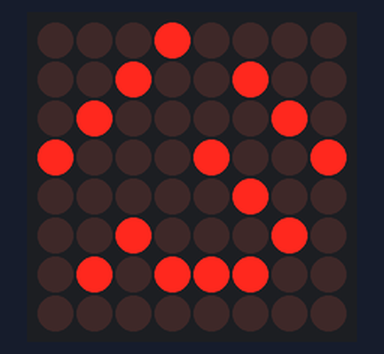
Simulated run of this sketch. Board: Arduino Mega 2560, built with avr-gcc and run on an emulated ATmega2560. Shown: 8×8 LED matrix. Wiring (inferred from the names in the program): LED matrix (orientation assumed): rows pin 29, pin 26, pin 28, pin 35, pin 32, pin 33, pin 25, pin 23; columns pin 37, pin 27, pin 36, pin 31, pin 22, pin 34, pin 24, pin 30.

Above: at 0.1 s.
At 1.2 s:
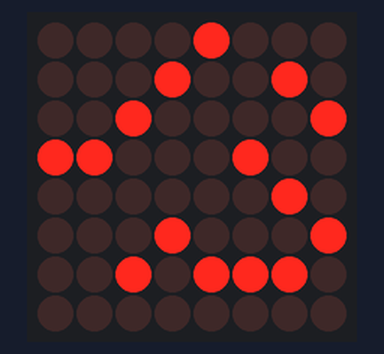
At 2.3 s:
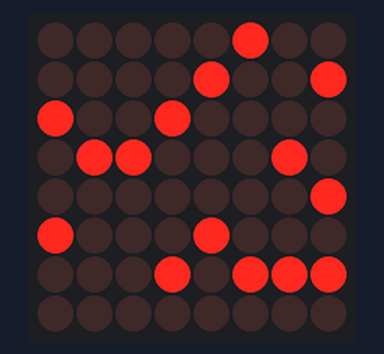
At 3.4 s:
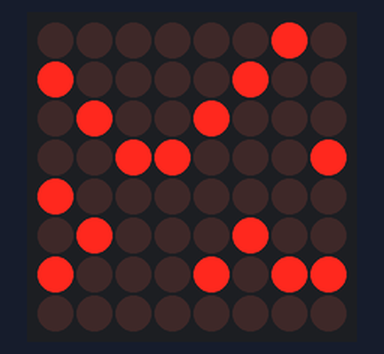
At 5.5 s:
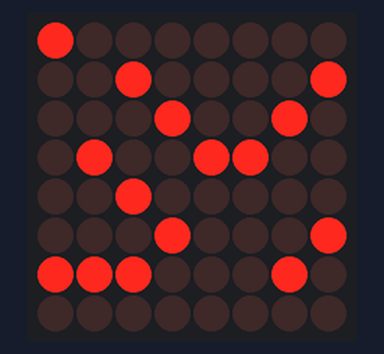
At 7.7 s:
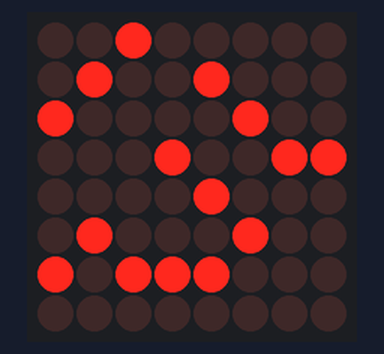

Measured:
- by itself, everything shown: repeats every 8.7 s, in 8 steps
- what the display in image 0 shows lasts 1.1 s, from 0.0 s to 1.1 s

The sketch:

Marquee_8x8LED_run_horse_.ino
```cpp
//8x8矩陣 字體跑動
byte ScanPin[8]={29,26,28,35,32,33,25,23};
byte DataPin[8]={37,27,36,31,22,34,24,30};
int T;
byte x;
boolean Data[8][8]=
{ {1,1,1,1,0,1,1,1},
  {1,1,0,1,1,0,1,1},
  {1,0,1,1,1,1,0,1},
  {0,1,1,0,1,1,1,0},
  {1,1,0,1,1,1,1,1},
  {1,0,1,1,1,0,1,1},
  {1,1,0,0,0,1,0,1},
  {1,1,1,1,1,1,1,1},
};
void setup()
{
  for (int i=0 ;i<8;i++)
  {
    pinMode(ScanPin[i], OUTPUT);
    pinMode(DataPin[i], OUTPUT);
  }
}
void loop()
{
 for (int i=0; i <8; i++)             //顯示字
  {
    digitalWrite(ScanPin[i],HIGH);
    for (int j=0; j <8; j++)
    {

      if(Data[i][7-j]==0)
      {
        digitalWrite(DataPin[j],LOW);
      }
      else
      {
        digitalWrite(DataPin[j],HIGH);
      }
     }
     delay(1);
     for(int j=0;j<8;j++)
     {
      digitalWrite(DataPin[j],HIGH);
      }
     digitalWrite(ScanPin[i] ,LOW);
 }
  T=T+8;                                      //計時 上方迴圈耗時8ms 所以+8
  if(T>=1000)                                 //控制跑馬&變動時間 單位ms
  {
    x=DataPin[0];                                 //DataPin橫向跑動 ScanPin縱向跑動
    for(int i=0;i<7;i++)DataPin[i]=DataPin[i+1];
    DataPin[7]=x;
    T=0;         //計時歸零
    }
}
```
